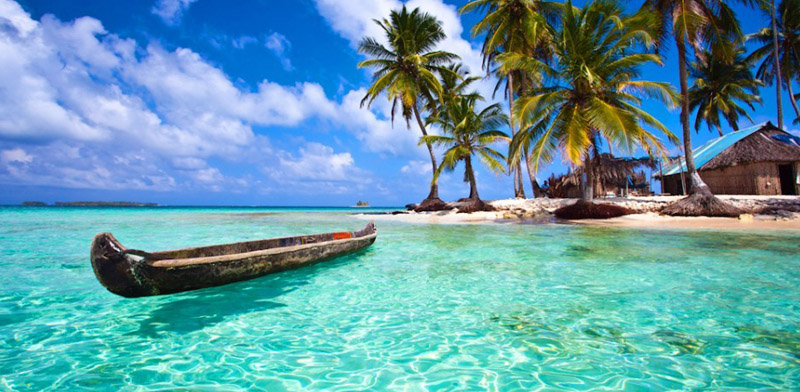
%> input picture Operaciones básicas/paisaje1.jpg, 800 x 392 px
$ octave fundido.m   (GNU Octave 9; MATLAB toolbox functions it lacks are replaced by stand-ins)
%> lines starting %> are read from the running program, lines starting %| are printed output that depends on the picture
%fundido de imagenes
clear all, close all, clc

%Leemos las imagenes y las ponemos del mismo tama駉
a = imread('paisaje1.jpg');
%> a is the input picture: size 392x800x3 uint8; mean R, G, B 98.7, 155.3, 168.9
b=imread('paisaje2.jpg');
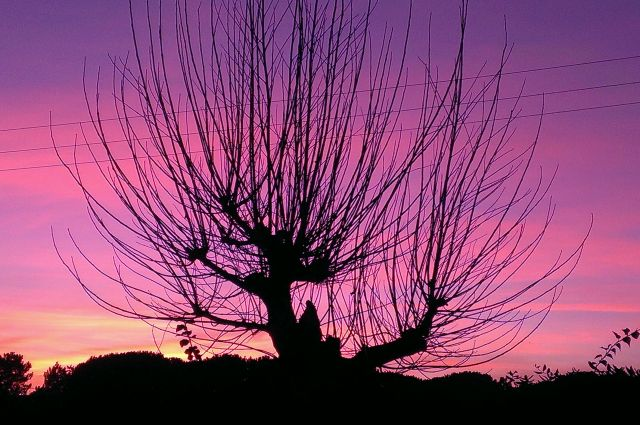
%> input picture Operaciones básicas/paisaje2.jpg, 640 x 425 px
%> b is the input picture: size 425x640x3 uint8; mean R, G, B 136.6, 70.8, 112.1
[fil,col,cap]=size(a);
%> fil = 392; col = 800; cap = 3
b=imresize(b,[fil,col]);
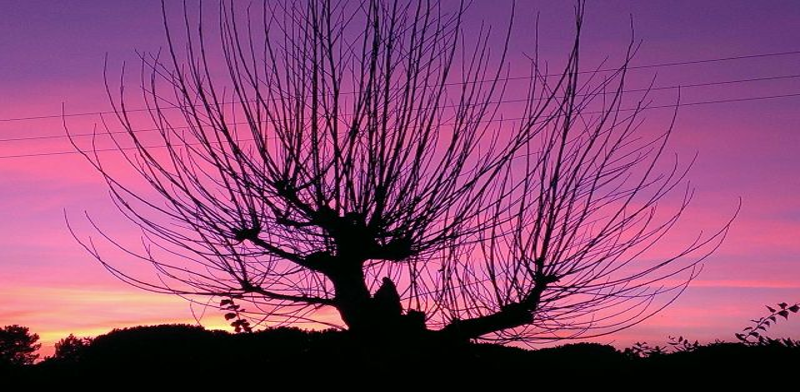
%> b: size 392x800x3 uint8; mean R, G, B 136.6, 70.9, 112.1

%Grabar un video
v = VideoWriter('video_fundido.avi');
open(v);

%Se var韆 el porcentaje de la visibilidad de l imagen
for i = 0:0.005:1
    c=a*(i)+b*(1-i);
    figure(2);imshow(c);title(['porcentaje = ', num2str(i*100)]);
    %Se escribe cada frame en el video
    writeVideo(v,c);
    pause(0.01);
end

%Se guarda el video
close(v);
